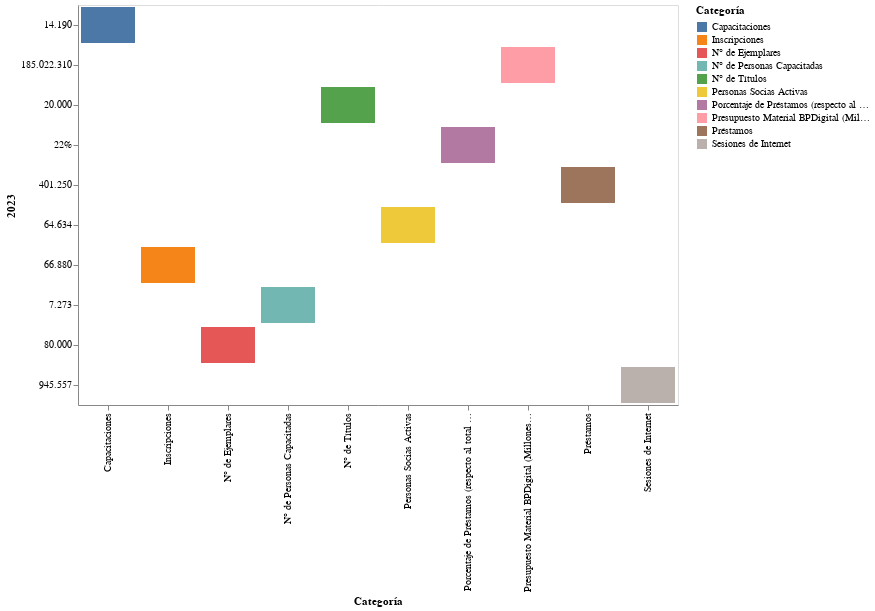

Here is the notebook cell this chart was saved with:
### Code cell
import pandas as pd
import altair as alt
chart2 = alt.Chart(df).mark_bar().encode(
    x='Categoría',
    y='2023',
    color='Categoría',
    tooltip=['2023', 'Categoría']
).properties(
    width=600,
    height=400
).interactive()
display(chart2)

### Figure 1 — Vega-Lite specification as saved in the notebook (floating-point values rounded to 4 significant figures)
{"config": {"view": {"continuousWidth": 400, "continuousHeight": 300}}, "data": {"name": "data-7c93afaa3376c81c51f6369815a57d10"}, "mark": "bar", "encoding": {"color": {"field": "Categoría", "type": "nominal"}, "tooltip": [{"field": "2023", "type": "nominal"}, {"field": "Categoría", "type": "nominal"}], "x": {"field": "Categoría", "type": "nominal"}, "y": {"field": "2023", "type": "nominal"}}, "height": 400, "selection": {"selector012": {"type": "interval", "bind": "scales", "encodings": ["x", "y"]}}, "width": 600, "$schema": "https://vega.github.io/schema/vega-lite/v4.17.0.json", "datasets": {"data-7c93afaa3376c81c51f6369815a57d10": [{"Categoría": "Personas Socias Activas", "2019": "75.172", "2020": "86.523", "2021": "64.821", "2022": "58.580", "2023": "64.634"}, {"Categoría": "Capacitaciones", "2019": "43.251", "2020": "4.291", "2021": "996", "2022": "5.995", "2023": "14.190"}, {"Categoría": "N° de Personas Capacitadas", "2019": "18.784", "2020": "2.166", "2021": "509", "2022": "2.889", "2023": "7.273"}, {"Categoría": "Préstamos", "2019": "393.890", "2020": "573.949", "2021": "461.409", "2022": "415.223", "2023": "401.250"}, {"Categoría": "Porcentaje de Préstamos (respecto al total nacional)", "2019": "No aplica", "2020": "No aplica", "2021": "52%", "2022": "29%", "2023": "22%"}, {"Categoría": "Sesiones de Internet", "2019": "2.774.317", "2020": "987.753", "2021": "459.413", "2022": "709.314", "2023": "945.557"}, {"Categoría": "Inscripciones", "2019": "79.346", "2020": "89.403", "2021": "63.086", "2022": "71.614", "2023": "66.880"}, {"Categoría": "N° de Ejemplares ", "2019": "65.000", "2020": "70.000", "2021": "70.200", "2022": "75.000", "2023": "80.000"}, {"Categoría": "N° de Títulos", "2019": "17.772", "2020": "17.600", "2021": "17.500", "2022": "17.800", "2023": "20.000"}, {"Categoría": "Presupuesto Material BPDigital (Millones de Pesos)", "2019": "No aplica", "2020": "No aplica", "2021": "250.257.359", "2022": "249.445.395", "2023": "185.022.310"}]}}
